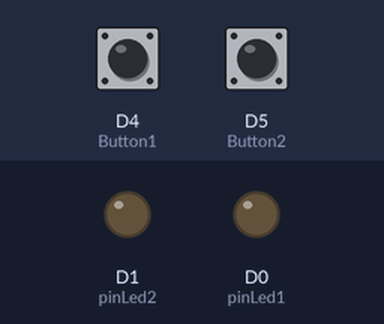
Bench run of a sketch on a simulated ESP8266 (NodeMCU). Parts: output pins drawn as LEDs (lit = HIGH). The inputs (shaded band) are chosen by the test bench; at power-on: D4 (Button1) HIGH, D5 (Button2) HIGH.

Above: at 1.2 s.
1.3 s: D4 (Button1) pulled LOW for 0.15 s
At 1.37 s:
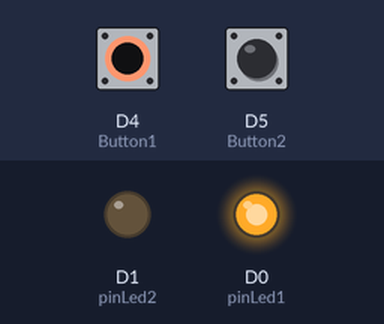
2.9 s: D5 (Button2) pulled LOW for 0.15 s
At 2.97 s:
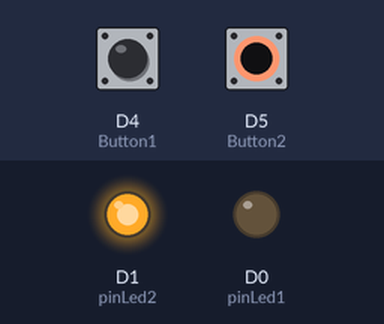
4.5 s: D5 (Button2) pulled LOW for 3.2 s
At 8.1 s:
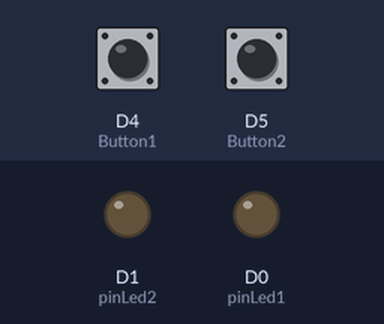
9.2 s: D4 (Button1) pulled LOW for 3.2 s
At 10.4 s:
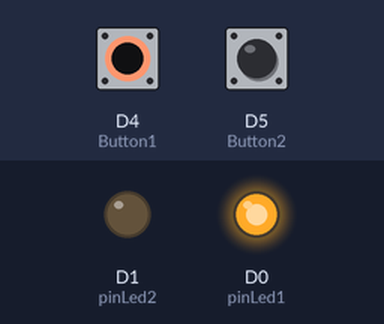
13.9 s: D4 (Button1) driven LOW and D5 (Button2) driven LOW
At 15.2 s:
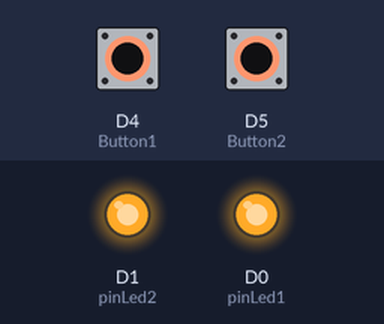
Timing chart, 0 to 16.4 s (numbered marks = the images above; inputs shaded):
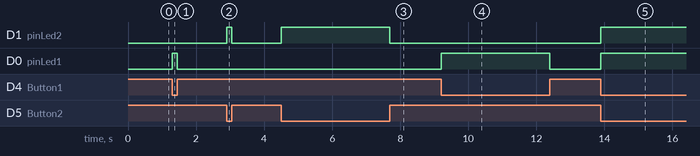

The sketch:

pushbutton.ino
```cpp
int pinLed1 = D0;
int pinLed2 = D1;
int Button1 = D4;
int Button2 = D5;
void setup() {
  pinMode(pinLed1, OUTPUT);
  pinMode(pinLed2, OUTPUT);
  pinMode(Button1, INPUT_PULLUP);
pinMode(Button2, INPUT_PULLUP);

}

void loop() {
int statusBtn1 = digitalRead(Button1);
int statusBtn2 = digitalRead(Button2);
if(statusBtn1 == LOW) {
digitalWrite(pinLed1, HIGH);
}else {
    digitalWrite(pinLed1, LOW);}
if (statusBtn2 == LOW) {
digitalWrite(pinLed2,HIGH );
}else{
  digitalWrite(pinLed2, LOW);
  }
}
```

Measured:
- after the input at 1.3 s, D0 (pinLed1): LOW → HIGH at once, → LOW 0.15 s later
- after the input at 2.9 s, D1 (pinLed2): LOW → HIGH at once, → LOW 0.15 s later
- after the input at 4.5 s, D1 (pinLed2): LOW → HIGH at once, → LOW 3.2 s later
- after the input at 9.2 s, D0 (pinLed1): LOW → HIGH at once, → LOW 3.2 s later
- after the input at 13.9 s, D1 (pinLed2), D0 (pinLed1): LOW → HIGH at once
